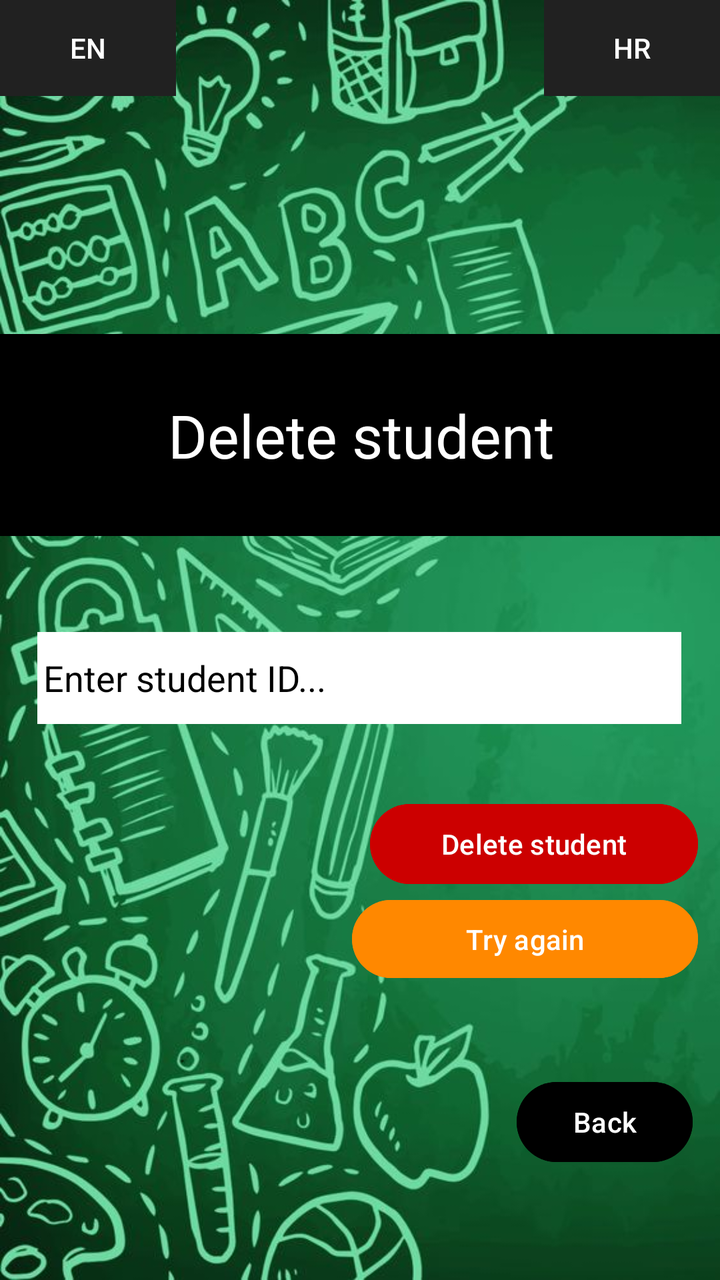
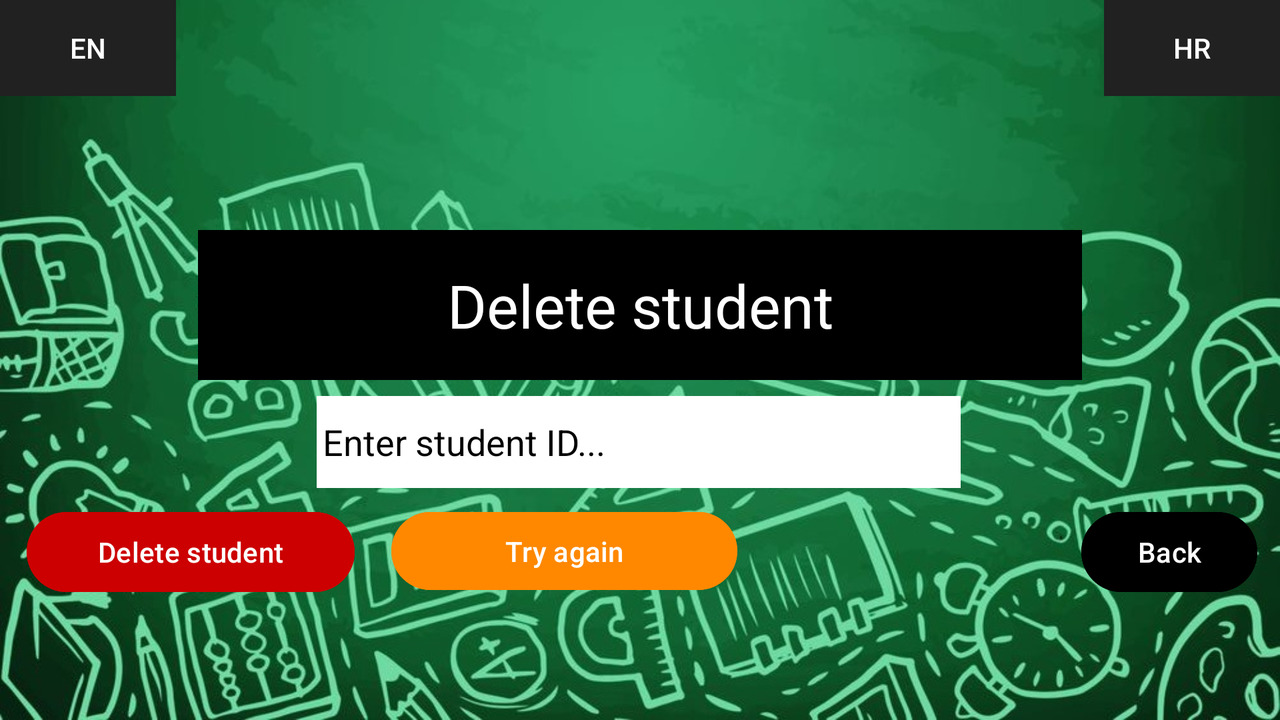

An Android layout and its configuration variant, each rendered on a device that would load it. The default file and the variant file are quoted in full after the pictures.
<!-- AndroidManifest.xml: application theme Theme.StudentManagerAndroid -->
<!-- res/layout/deletestudent_activity.xml -->
<?xml version="1.0" encoding="utf-8"?>
<androidx.constraintlayout.widget.ConstraintLayout xmlns:android="http://schemas.android.com/apk/res/android"
    xmlns:app="http://schemas.android.com/apk/res-auto"
    xmlns:tools="http://schemas.android.com/tools"
    android:layout_width="match_parent"
    android:layout_height="match_parent"
    android:id="@+id/constraintLayoutDeleteStudent"
    android:background="@drawable/background">


    <EditText
        android:id="@+id/student_id"
        android:layout_width="322dp"
        android:layout_height="46dp"
        android:layout_marginTop="48dp"
        android:background="@color/white"
        android:ems="10"
        android:hint="Enter student ID..."
        android:inputType="number"
        android:minHeight="48dp"
        android:padding="3dp"
        android:textColor="@color/black"
        android:textColorHint="@color/black"
        app:layout_constraintEnd_toEndOf="parent"
        app:layout_constraintHorizontal_bias="0.494"
        app:layout_constraintStart_toStartOf="parent"
        app:layout_constraintTop_toBottomOf="@+id/linearLayoutDelete"
        tools:ignore="MissingConstraints">

        <requestFocus
            android:layout_width="wrap_content"
            android:layout_height="wrap_content" />
    </EditText>

    <Button
        android:id="@+id/deleteBtn"
        android:layout_width="164dp"
        android:layout_height="48dp"
        android:layout_marginTop="36dp"
        android:backgroundTint="@android:color/holo_red_dark"
        android:text="Delete student"
        app:layout_constraintEnd_toEndOf="parent"
        app:layout_constraintHorizontal_bias="0.944"
        app:layout_constraintStart_toStartOf="parent"
        app:layout_constraintTop_toBottomOf="@+id/student_id" />

    <Button
        android:id="@+id/tryAgainDeleteBtn"
        android:layout_width="173dp"
        android:layout_height="47dp"
        android:backgroundTint="@android:color/holo_orange_dark"
        android:text="Try again"
        app:layout_constraintEnd_toEndOf="parent"
        app:layout_constraintHorizontal_bias="0.941"
        app:layout_constraintStart_toStartOf="parent"
        app:layout_constraintTop_toBottomOf="@+id/deleteBtn" />

    <Button
        android:id="@+id/backBtn"
        android:layout_width="wrap_content"
        android:layout_height="wrap_content"
        android:layout_marginTop="44dp"
        android:backgroundTint="@color/black"
        android:text="Back"
        app:layout_constraintEnd_toEndOf="parent"
        app:layout_constraintHorizontal_bias="0.95"
        app:layout_constraintStart_toStartOf="parent"
        app:layout_constraintTop_toBottomOf="@+id/tryAgainDeleteBtn" />

    <LinearLayout
        android:id="@+id/linearLayoutDelete"
        android:layout_width="379dp"
        android:layout_height="101dp"
        android:layout_marginTop="16dp"
        android:background="@color/black"
        android:gravity="center"
        android:orientation="horizontal"
        app:layout_constraintEnd_toEndOf="parent"
        app:layout_constraintStart_toStartOf="parent"
        app:layout_constraintTop_toBottomOf="@+id/imageView4">

        <EditText
            android:id="@+id/appNameDelete"
            style="@style/Widget.Material3.AutoCompleteTextView.OutlinedBox"
            android:layout_width="227dp"
            android:layout_height="wrap_content"
            android:layout_weight="1"
            android:alpha="1"
            android:backgroundTint="@color/black"
            android:ems="10"
            android:enabled="false"
            android:inputType="text"
            android:text="Delete student"
            android:textAlignment="center"
            android:textAppearance="@style/TextAppearance.AppCompat.Body1"
            android:textColor="@color/white"
            android:textSize="30sp"
            tools:visibility="visible" />
    </LinearLayout>

    <Button
        android:id="@+id/change_languageEn"
        android:layout_width="wrap_content"
        android:layout_height="wrap_content"
        android:background="@color/black"
        android:contentDescription="@string/app_name"
        android:text="EN"
        android:theme="@style/Theme.AppCompat"
        app:layout_constraintStart_toStartOf="parent"
        app:layout_constraintTop_toTopOf="parent" />

    <Button
        android:id="@+id/change_languageHr"
        android:layout_width="wrap_content"
        android:layout_height="wrap_content"
        android:background="@color/black"
        android:backgroundTint="#FFFFFF"
        android:contentDescription="@string/app_name"
        android:text="HR"
        android:theme="@style/Theme.AppCompat"
        app:layout_constraintEnd_toEndOf="parent"
        app:layout_constraintTop_toTopOf="parent" />

    <ImageView
        android:id="@+id/imageView4"
        android:layout_width="140dp"
        android:layout_height="135dp"
        android:layout_marginTop="16dp"
        app:layout_constraintEnd_toEndOf="parent"
        app:layout_constraintHorizontal_bias="0.498"
        app:layout_constraintStart_toStartOf="parent"
        app:layout_constraintTop_toTopOf="parent"
        app:srcCompat="@drawable/logo" />
</androidx.constraintlayout.widget.ConstraintLayout>
<!-- resources referenced by this layout -->
<resources>
  <color name="black">#FF000000</color>
  <color name="white">#FFFFFFFF</color>
  <!-- drawable background: jpg bitmap (drawable, 88185 bytes) -->
  <string name="app_name">studentManagerAndroid</string>
  <style name="Theme.StudentManagerAndroid" parent="Base.Theme.StudentManagerAndroid" />
  <style name="Base.Theme.StudentManagerAndroid" parent="Theme.Material3.DayNight.NoActionBar">
          
          
      </style>
</resources>
<!-- res/layout-land/deletestudent_activity.xml (the repository's variant of the layout above) -->
<!-- drawn on the phone turned sideways -->
<?xml version="1.0" encoding="utf-8"?>
<androidx.constraintlayout.widget.ConstraintLayout xmlns:android="http://schemas.android.com/apk/res/android"
    xmlns:app="http://schemas.android.com/apk/res-auto"
    xmlns:tools="http://schemas.android.com/tools"
    android:layout_width="match_parent"
    android:layout_height="match_parent"
    android:id="@+id/constraintLayoutDeleteStudent"
    android:background="@drawable/background_landscape">


    <EditText
        android:id="@+id/student_id"
        android:layout_width="322dp"
        android:layout_height="46dp"
        android:layout_marginTop="8dp"
        android:background="@color/white"
        android:ems="10"
        android:hint="Enter student ID..."
        android:inputType="number"
        android:minHeight="48dp"
        android:padding="3dp"
        android:textColor="@color/black"
        android:textColorHint="@color/black"
        app:layout_constraintEnd_toEndOf="parent"
        app:layout_constraintHorizontal_bias="0.498"
        app:layout_constraintStart_toStartOf="parent"
        app:layout_constraintTop_toBottomOf="@+id/linearLayoutDelete"
        tools:ignore="MissingConstraints">

        <requestFocus
            android:layout_width="wrap_content"
            android:layout_height="wrap_content" />
    </EditText>

    <Button
        android:id="@+id/deleteBtn"
        android:layout_width="164dp"
        android:layout_height="48dp"
        android:layout_marginTop="8dp"
        android:backgroundTint="@android:color/holo_red_dark"
        android:text="Delete student"
        app:layout_constraintEnd_toEndOf="parent"
        app:layout_constraintHorizontal_bias="0.028"
        app:layout_constraintStart_toStartOf="parent"
        app:layout_constraintTop_toBottomOf="@+id/student_id" />

    <Button
        android:id="@+id/tryAgainDeleteBtn"
        android:layout_width="173dp"
        android:layout_height="47dp"
        android:layout_marginTop="8dp"
        android:backgroundTint="@android:color/holo_orange_dark"
        android:text="Try again"
        app:layout_constraintEnd_toEndOf="parent"
        app:layout_constraintHorizontal_bias="0.063"
        app:layout_constraintStart_toEndOf="@+id/deleteBtn"
        app:layout_constraintTop_toBottomOf="@+id/student_id" />

    <Button
        android:id="@+id/backBtn"
        android:layout_width="wrap_content"
        android:layout_height="wrap_content"
        android:layout_marginTop="8dp"
        android:backgroundTint="@color/black"
        android:text="Back"
        app:layout_constraintEnd_toEndOf="parent"
        app:layout_constraintHorizontal_bias="0.939"
        app:layout_constraintStart_toEndOf="@+id/tryAgainDeleteBtn"
        app:layout_constraintTop_toBottomOf="@+id/student_id" />

    <LinearLayout
        android:id="@+id/linearLayoutDelete"
        android:layout_width="442dp"
        android:layout_height="75dp"
        android:layout_marginTop="4dp"
        android:background="@color/black"
        android:gravity="center"
        android:orientation="horizontal"
        app:layout_constraintEnd_toEndOf="parent"
        app:layout_constraintStart_toStartOf="parent"
        app:layout_constraintTop_toBottomOf="@+id/imageView4">

        <EditText
            android:id="@+id/appNameDelete"
            style="@style/Widget.Material3.AutoCompleteTextView.OutlinedBox"
            android:layout_width="227dp"
            android:layout_height="wrap_content"
            android:layout_weight="1"
            android:alpha="1"
            android:backgroundTint="@color/black"
            android:ems="10"
            android:enabled="false"
            android:inputType="text"
            android:text="Delete student"
            android:textAlignment="center"
            android:textAppearance="@style/TextAppearance.AppCompat.Body1"
            android:textColor="@color/white"
            android:textSize="30sp"
            tools:visibility="visible" />
    </LinearLayout>

    <Button
        android:id="@+id/change_languageEn"
        android:layout_width="wrap_content"
        android:layout_height="wrap_content"
        android:background="@color/black"
        android:contentDescription="@string/app_name"
        android:text="EN"
        android:theme="@style/Theme.AppCompat"
        app:layout_constraintStart_toStartOf="parent"
        app:layout_constraintTop_toTopOf="parent" />

    <Button
        android:id="@+id/change_languageHr"
        android:layout_width="wrap_content"
        android:layout_height="wrap_content"
        android:background="@color/black"
        android:backgroundTint="#FFFFFF"
        android:contentDescription="@string/app_name"
        android:text="HR"
        android:theme="@style/Theme.AppCompat"
        app:layout_constraintEnd_toEndOf="parent"
        app:layout_constraintTop_toTopOf="parent" />

    <ImageView
        android:id="@+id/imageView4"
        android:layout_width="131dp"
        android:layout_height="95dp"
        android:layout_marginTop="16dp"
        app:layout_constraintEnd_toEndOf="parent"
        app:layout_constraintHorizontal_bias="0.498"
        app:layout_constraintStart_toStartOf="parent"
        app:layout_constraintTop_toTopOf="parent"
        app:srcCompat="@drawable/logo" />
</androidx.constraintlayout.widget.ConstraintLayout>
<!-- resources referenced by the variant -->
<!-- as the phone turned sideways resolves them -->
<resources>
  <color name="black">#FF000000</color>
  <color name="white">#FFFFFFFF</color>
  <!-- drawable background_landscape: jpg bitmap (drawable, 144298 bytes) -->
  <string name="app_name">studentManagerAndroid</string>
  <style name="Theme.StudentManagerAndroid" parent="Base.Theme.StudentManagerAndroid" />
  <style name="Base.Theme.StudentManagerAndroid" parent="Theme.Material3.DayNight.NoActionBar">
          
          
      </style>
</resources>
